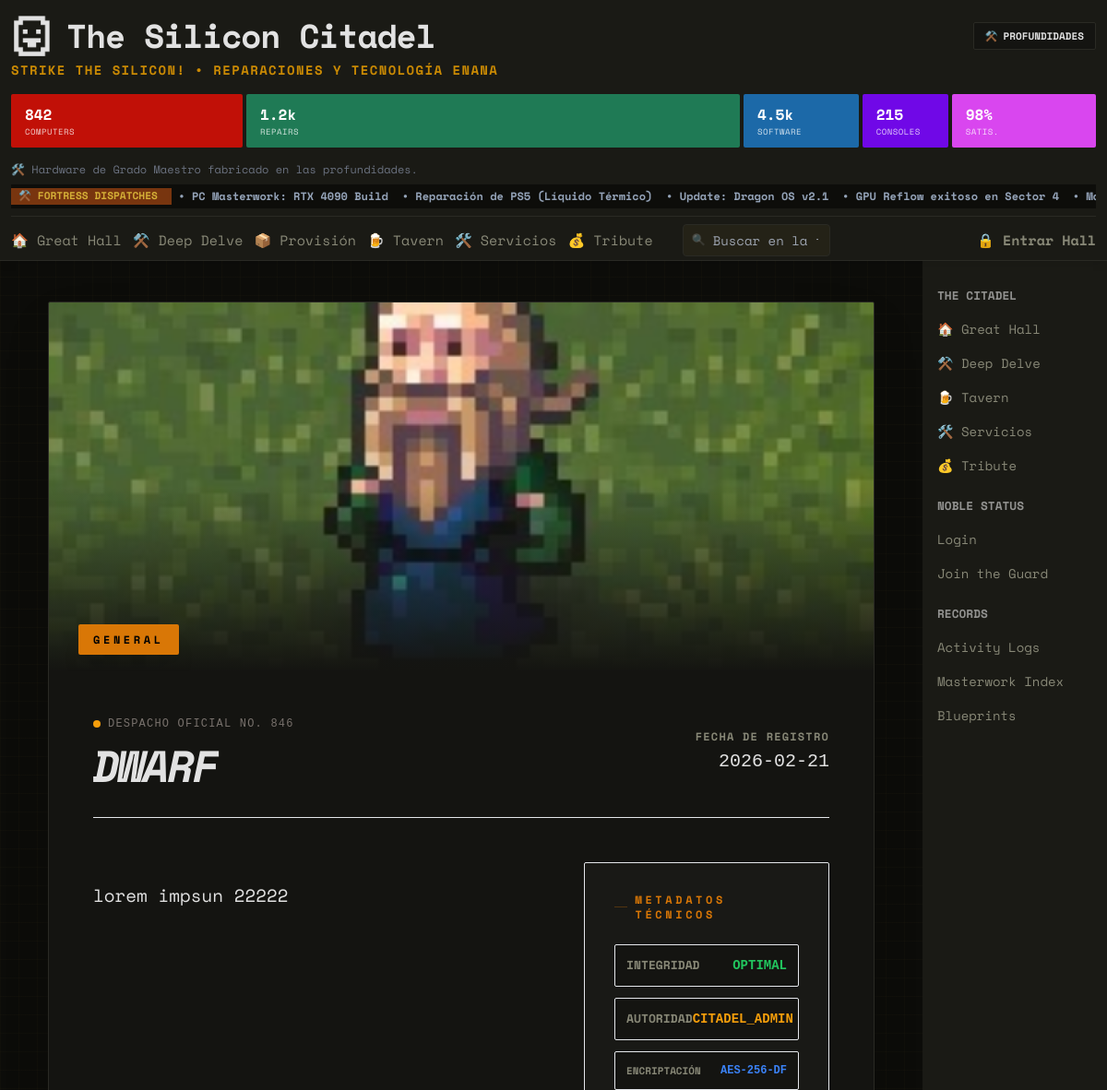
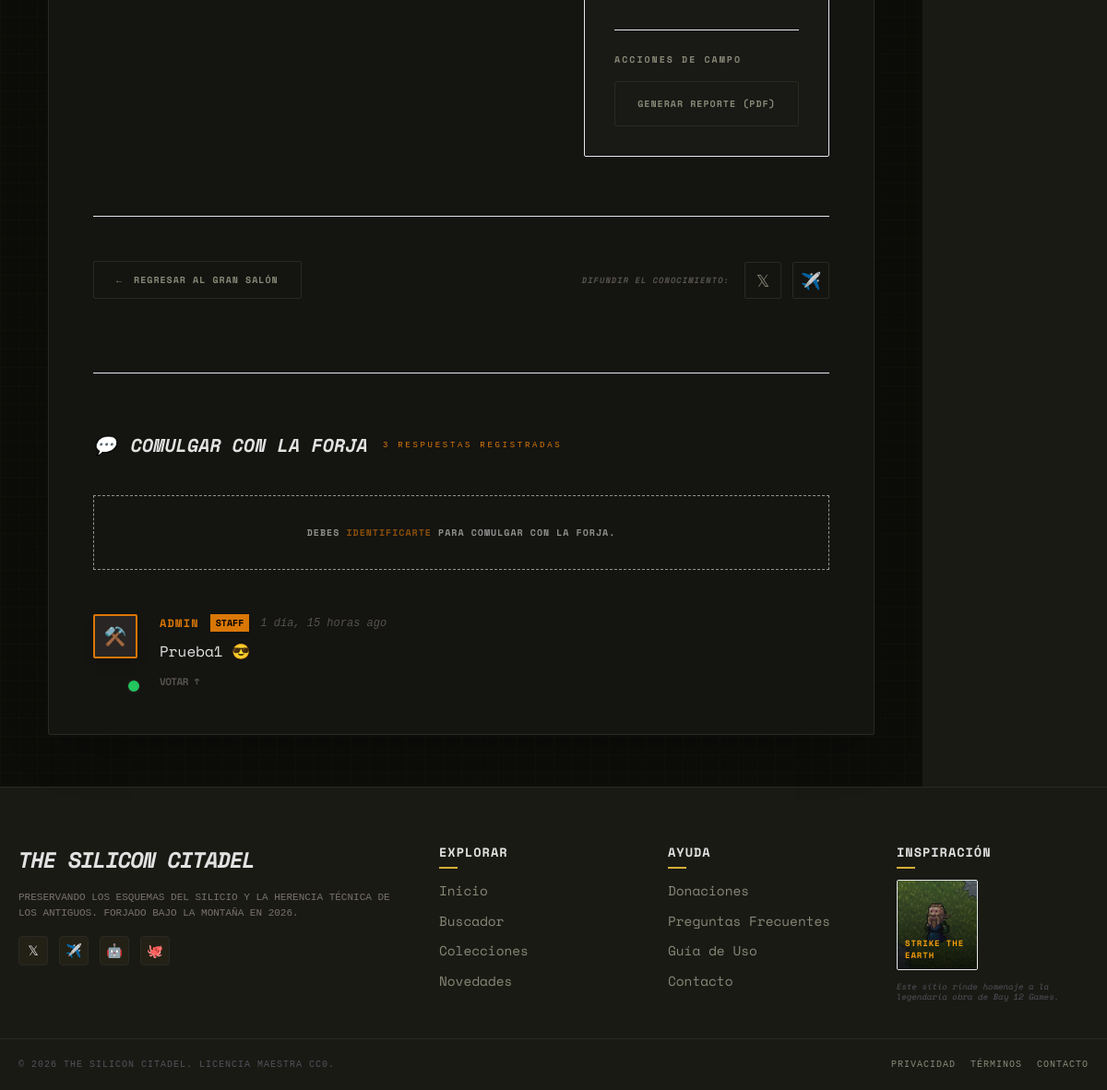
/news/dwarf/, run on the app's committed database (2 pictures, top to bottom).
### core/models.py (models this page shows, shortened)
class NewsItem(models.Model):
    CATEGORY_CHOICES = [
        ("General", "General"),
        ("Laptops & Portátiles", "Laptops & Portátiles"),
        ("Tablets & iPads", "Tablets & iPads"),
        ("Consolas de Forja", "Consolas de Forja"),
        ("PC Desktop", "PC Desktop"),
        ("Componentes Core", "Componentes Core"),
        ("Periféricos & Accesorios", "Periféricos & Accesorios"),
        ("Taller de Reparación", "Taller de Reparación"),
        ("Redes & Enlaces", "Redes & Enlaces"),
        ("Alquimia de Software", "Alquimia de Software"),
        ("Artefactos & Gadgets", "Artefactos & Gadgets"),
    ]
    title = models.CharField(max_length=200)
    slug = models.SlugField(unique=True, blank=True)
    short_description = models.CharField(max_length=300, null=True, blank=True, help_text="Descripción corta para la lista de actualizaciones (máx 300 caracteres)")
    description = models.TextField()
    image = models.ImageField(upload_to="news_thumbs/", null=True, blank=True)
    image_url = models.URLField(max_length=500, null=True, blank=True, help_text="URL de imagen externa (ej: desde Google Images, Imgur, etc.)")
    category = models.CharField(max_length=50, choices=CATEGORY_CHOICES, default="General")
    created_at = models.DateTimeField(auto_now_add=True)
    @property
    def get_image(self):
        return self.image.url if self.image else self.image_url
    class Meta:
        verbose_name = "Última actualización"
        verbose_name_plural = "Últimas actualizaciones"

class Comment(models.Model):
    user = models.ForeignKey(User, on_delete=models.CASCADE, related_name="comments")
    news_item = models.ForeignKey(
        NewsItem,
        on_delete=models.CASCADE,
        related_name="comments",
        null=True,
        blank=True,
    )
    blog_post = models.ForeignKey(
        BlogPost,
        on_delete=models.CASCADE,
        related_name="comments",
        null=True,
        blank=True,
    )
    content = models.TextField()
    created_at = models.DateTimeField(auto_now_add=True)
    class Meta:
        ordering = ["-created_at"]

### core/views.py (the view, shortened to what this page needs)
# urls.py: path("news/<slug:slug>/", views.news_detail, name="news_detail"),    # Detalle noticia
def news_detail(request, slug):
    item = get_object_or_404(NewsItem, slug=slug)
    user_bookmarks = []
    can_edit = False
    can_delete = False
    comments = item.comments.all().select_related("user")
    return render(
        request,
        "news_detail.html",
        {"item": item, "user_bookmarks": user_bookmarks, "comments": comments, "can_edit": can_edit, "can_delete": can_delete},
    )

### templates/news_detail.html (shortened to what this page needs)
{% extends "layout.html" %}
{% load static %}
{% block body %}
<div class="max-w-4xl mx-auto py-8">
    <article class="card p-0 overflow-hidden border-border-color shadow-2xl group" style="background-color: var(--card-bg);">
        {% if item.image or item.image_url %}
        <div class="relative w-full h-[400px] overflow-hidden">
            <img src="{{ item.get_image }}" alt="{{ item.title }}" class="w-full h-full object-cover transition-transform duration-1000 group-hover:scale-105">
            <div class="absolute inset-0 bg-gradient-to-t from-[var(--card-bg)] via-transparent to-transparent"></div>
            <div class="absolute bottom-6 left-8">
                <span class="px-4 py-2 bg-amber-600 text-black text-[12px] font-black uppercase tracking-[0.3em] rounded-sm shadow-xl">
                    {{ item.category }}
                </span>
            </div>
        </div>
        {% endif %}
        <div class="p-8 md:p-12">
            <div class="flex flex-col md:flex-row justify-between items-start md:items-center gap-6 mb-12 pb-8 border-b border-border-color">
                <div class="flex-grow">
                    <div class="flex items-center gap-2 text-stone-500 font-mono text-[12px] uppercase tracking-widest mb-3">
                        <span class="w-2 h-2 rounded-full bg-amber-500 animate-pulse"></span>
                        Despacho Oficial No. {{ item.id|add:"842" }}
                    </div>
                    <div class="flex items-start justify-between gap-4">
                        <h1 class="text-4xl md:text-5xl font-black text-main italic uppercase tracking-tighter leading-none" style="color: var(--text-main);">
                            {{ item.title }}
                        </h1>
                    </div>
                </div>
                <div class="flex flex-col items-end shrink-0">
                    <span class="text-[12px] font-bold text-muted uppercase tracking-widest mb-1" style="color: var(--text-muted);">Fecha de Registro</span>
                    <span class="text-xl font-mono text-main" style="color: var(--text-main);">{{ item.created_at|date:"Y-m-d" }}</span>
                </div>
            </div>
            <div class="flex flex-col lg:flex-row gap-12">
                <div class="lg:w-2/3">
                    <div class="prose prose-invert max-w-none space-y-6 leading-relaxed text-main content-display" style="color: var(--text-main); font-size: 1.2rem;" id="news-content">
                        {{ item.description|linebreaks }}
                    </div>
                </div>
                <div class="lg:w-1/3">
                    <div class="p-8 border border-border-color rounded-sm space-y-8" style="background-color: rgba(var(--text-main-rgb, 255,255,255), 0.02);">
                        <div>
                            <h4 class="text-xs font-black text-amber-600 uppercase tracking-[0.3em] mb-6 flex items-center gap-2">
                                <span class="w-4 h-px bg-amber-600/30"></span>
                                Metadatos Técnicos
                            </h4>
                            <div class="space-y-3">
                                <div class="flex justify-between items-center p-3 border border-border-color/50 rounded-sm" style="background-color: var(--card-bg);">
                                    <span class="text-[13px] text-muted uppercase font-bold" style="color: var(--text-muted);">Integridad</span>
                                    <span class="text-sm font-mono text-green-500 font-bold">OPTIMAL</span>
                                </div>
                                <div class="flex justify-between items-center p-3 border border-border-color/50 rounded-sm" style="background-color: var(--card-bg);">
                                    <span class="text-[13px] text-muted uppercase font-bold" style="color: var(--text-muted);">Autoridad</span>
                                    <span class="text-sm font-mono text-amber-500 font-bold">CITADEL_ADMIN</span>
                                </div>
                                <div class="flex justify-between items-center p-3 border border-border-color/50 rounded-sm" style="background-color: var(--card-bg);">
                                    <span class="text-[11px] text-muted uppercase font-bold" style="color: var(--text-muted);">Encriptación</span>
                                    <span class="text-xs font-mono text-blue-500 font-bold">AES-256-DF</span>
                                </div>
                            </div>
                        </div>
                        <div class="pt-6 border-t border-border-color">
                            <h4 class="text-[10px] font-black text-muted uppercase tracking-[0.2em] mb-4" style="color: var(--text-muted);">Acciones de Campo</h4>
                            <button onclick="window.print()" class="w-full py-4 border border-border-color text-[10px] font-black uppercase tracking-widest transition-all rounded-sm" style="border-color: var(--border-color); color: var(--text-muted); background: transparent;" onmouseover="this.style.backgroundColor='var(--hover-bg)'; this.style.color='var(--text-main)'" onmouseout="this.style.backgroundColor='transparent'; this.style.color='var(--text-muted)'">
                                GENERAR REPORTE (PDF)
                            </button>
                        </div>
                    </div>
                </div>
            </div>
            <div class="mt-16 pt-12 border-t border-border-color flex flex-col md:flex-row justify-between items-center gap-8">
                <a href="{% url 'index' %}" class="px-6 py-3 border border-border-color text-muted transition-all shadow-sm text-[10px] font-black uppercase tracking-widest rounded-sm no-underline flex items-center gap-3" style="border-color: var(--border-color); color: var(--text-muted); background-color: transparent;" onmouseover="this.style.backgroundColor='var(--hover-bg)'; this.style.color='var(--text-main)'" onmouseout="this.style.backgroundColor='transparent'; this.style.color='var(--text-muted)'">
                    <span>←</span> Regresar al Gran Salón
                </a>
                <div class="flex items-center gap-4">
                    <span class="text-[9px] text-stone-600 uppercase font-bold tracking-widest italic">Difundir el conocimiento:</span>
                    <div class="flex gap-3">
                        <a href="#" class="w-10 h-10 flex items-center justify-center border border-border-color text-muted transition-all no-underline text-lg rounded-sm" style="border-color: var(--border-color); color: var(--text-muted); background-color: transparent;" onmouseover="this.style.backgroundColor='var(--hover-bg)'; this.style.color='var(--text-main)'" onmouseout="this.style.backgroundColor='transparent'; this.style.color='var(--text-muted)'">𝕏</a>
                        <a href="#" class="w-10 h-10 flex items-center justify-center border border-border-color text-muted transition-all no-underline text-lg rounded-sm" style="border-color: var(--border-color); color: var(--text-muted); background-color: transparent;" onmouseover="this.style.backgroundColor='var(--hover-bg)'; this.style.color='var(--text-main)'" onmouseout="this.style.backgroundColor='transparent'; this.style.color='var(--text-muted)'">✈️</a>
                    </div>
                </div>
            </div>
            <div class="mt-20 pt-16 border-t border-border-color">
                <h3 class="text-xl font-black text-main uppercase italic mb-10 flex items-center gap-4" style="color: var(--text-main);">
                    <span>💬</span> Comulgar con la Forja
                    <span class="text-[9px] font-mono text-amber-600 tracking-[0.3em] font-normal not-italic">3 RESPUESTAS REGISTRADAS</span>
                </h3>
                {% if user.is_authenticated %}
                <div class="bg-stone-900/20 p-6 rounded-sm border border-dashed border-border-color mb-12">
                    <form action="{% url 'add_comment' %}" method="post" class="flex gap-4">
                        {% csrf_token %}
                        <input type="hidden" name="item_type" value="news">
                        <input type="hidden" name="item_id" value="{{ item.id }}">
                        <div class="w-10 h-10 rounded-full bg-amber-600/10 border border-amber-600/30 flex items-center justify-center shrink-0">
                            <span class="text-sm">👤</span>
                        </div>
                        <div class="flex-grow">
                            <textarea name="content" required placeholder="Graba tus palabras en la piedra..." class="w-full bg-transparent border-none focus:ring-0 text-main placeholder-stone-600 font-mono text-sm resize-none h-24" style="color: var(--text-main);"></textarea>
                            <div class="flex justify-end pt-4 border-t border-border-color/30">
                                <button type="submit" class="px-6 py-2 bg-amber-700 hover:bg-amber-600 text-black text-[10px] font-black uppercase tracking-widest transition-all rounded-sm">
                                    FORJAR COMENTARIO
                                </button>
                            </div>
                        </div>
                    </form>
                </div>
                {% else %}
                <div class="bg-stone-900/10 p-8 text-center border border-dashed border-border-color mb-12 opacity-60">
                    <p class="text-[10px] font-black uppercase tracking-widest text-muted">
                        Debes <a href="{% url 'login' %}" class="text-amber-600 hover:underline">Identificarte</a> para comulgar con la forja.
                    </p>
                </div>
                {% endif %}
                <div class="space-y-8">
                    {% for comment in comments %}
                    <div class="flex gap-6 {% if not comment.user.is_staff %}opacity-80 hover:opacity-100{% endif %} transition-opacity">
                        <div class="shrink-0 relative">
                            {% if comment.user.is_staff %}
                            <div class="w-12 h-12 rounded-sm bg-stone-800 border-2 border-amber-600 flex items-center justify-center text-xl shadow-lg">⚒️</div>
                            <div class="absolute -bottom-1 -right-1 w-4 h-4 rounded-full bg-green-500 border-2 border-stone-900 animate-pulse"></div>
                            {% else %}
                            <div class="w-12 h-12 rounded-sm bg-stone-900 border border-border-color flex items-center justify-center text-xl grayscale">🧔</div>
                            {% endif %}
                        </div>
                        <div class="flex-grow">
                            <div class="flex items-center gap-3 mb-2">
                                <span class="text-xs font-black {% if comment.user.is_staff %}text-amber-600{% else %}text-main{% endif %} uppercase tracking-widest" >
                                    {{ comment.user.username }}
                                </span>
                                {% if comment.user.is_staff %}
                                <span class="px-1.5 py-0.5 bg-amber-600 text-[10px] font-black text-black rounded-xs">STAFF</span>
                                {% endif %}
                                <span class="text-[12px] text-stone-600 font-mono italic">{{ comment.created_at|timesince }} ago</span>
                            </div>
                            <p class="text-base {% if comment.user.is_staff %}text-main{% else %}text-muted{% endif %} leading-relaxed">
                                {{ comment.content }}
                            </p>
                            <div class="mt-3 flex gap-4 items-center">
                                <button class="text-[11px] font-black text-stone-600 hover:text-amber-500 uppercase tracking-tighter">Votar ↑</button>
                            </div>
                        </div>
                    </div>
                    {% empty %}
                    <div class="py-12 text-center opacity-30 border border-dashed border-border-color">
                        <p class="text-[12px] font-black uppercase tracking-[0.3em]">El silencio reina en la forja. Sé el primero en hablar.</p>
                    </div>
                    {% endfor %}
                </div>
            </div>
        </div>
    </article>
</div>
{% endblock %}

### static/css/style.css (style rules this page uses)
:root { --header-link-spacing: 12px; --bg-color: #0c0c09; --card-bg: #141411; --header-bg: #1a1a15; --text-main: #e2e2e2; --text-muted: #888877; --accent-primary: #d4af37; --accent-magma: #ff4500; --accent-iron: #71717a; --border-color: #2a2a24; --link-color: #d4af37; --btn-bg: #d4af37; --btn-hover: #f59e0b; --alert-bg: rgba(212, 175, 55, 0.05); --alert-border: rgba(212, 175, 55, 0.3); --alert-text: #fde68a; --marquee-bg: #0d0d0a; --marquee-text: #94a3b8; --marquee-hover: #fbbf24; --hover-bg: rgba(212, 175, 55, 0.05); --transition-speed: 0.2s; }
body { font-family: 'Space Mono', monospace; font-size: 15px; background-color: var(--bg-color); color: var(--text-main); margin: 0; min-height: 100vh; display: flex; flex-direction: column; transition: background-color var(--transition-speed), color var(--transition-speed); background-image: linear-gradient(rgba(212, 175, 55, 0.02) 1px, transparent 1px), linear-gradient(90deg, rgba(212, 175, 55, 0.02) 1px, transparent 1px); background-size: 20px 20px; }
.card { background: var(--card-bg); border-radius: 2px; padding: 1rem; margin-bottom: 0.75rem; border: 1px solid var(--border-color); transition: all var(--transition-speed) cubic-bezier(0.165, 0.84, 0.44, 1); overflow: hidden; position: relative; }

### templates/news_detail.html (style rules this page uses)
#news-content p { margin: 1em 0; line-height: 1.8; }

### data on the page
NewsItem: get_image (picture), category "GENERAL", id|add "846", title "DWARF", created_at "2026-02-21", description "lorem impsun 22222"
Comment: user.username "ADMIN", shows "STAFF", created_at "1 día, 15 horas", content "Prueba1 😎"
